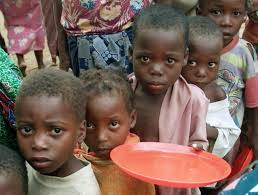
#> input picture projetos/webcam_project/imagens/img2.jpg, 258 x 195 px
$ python ex03.py
#> lines starting #> are read from the running program, lines starting #| are printed output that depends on the picture; after the words box and inside, x2 and y2 are one past the last pixel; in counts of white or black regions, pixels touching at a corner belong together
import cv2, pathlib

currentdir = pathlib.Path(__file__).parent

alg_face = cv2.CascadeClassifier((currentdir / "haarcascades" / "haarcascade_frontalface_default.xml").__str__())
alg_eye = cv2.CascadeClassifier((currentdir / "haarcascades" / "haarcascade_eye.xml").__str__())


img = cv2.imread((currentdir / "imagens" / "img2.jpg").__str__())
#> img is the input picture: shape (195, 258, 3); mean B, G, R 89.1, 98.8, 123

img_gray = cv2.cvtColor(img, cv2.COLOR_BGR2GRAY)
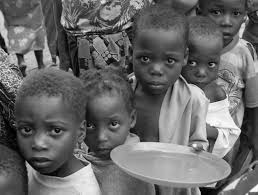
#> img_gray: shape (195, 258); min 0, max 255, mean 104.9

number_of_faces = alg_face.detectMultiScale(img_gray, 1.102, 1, minSize=(10, 10))
#> number_of_faces = [[129, 37, 58, 58], [68, 96, 70, 70], [2, 102, 76, 76]]

for x, y, width, height in number_of_faces:
    img = cv2.rectangle(img, (x, y), (x +width, y+ height), (0, 255, 0), 2) #Armazena imagem com retangulo desenhado

    local_eye = img[y:y + height, x:x + width]
    eye_gray = cv2.cvtColor(local_eye, cv2.COLOR_BGR2GRAY)

    eyes_cords = alg_eye.detectMultiScale(eye_gray)

    for xo, yo, widtho, heighto in eyes_cords:
        cv2.rectangle(local_eye, (xo, yo), (xo + widtho, yo + heighto), (0, 255, 0), 2)
#> this loop made 3 passes
#> (x, y, width, height, eyes_cords) on passes 1 to 3: (129, 37, 58, 58, [[5, 10, 22, 22]]), (68, 96, 70, 70, [[32, 17, 23, 23]]), (2, 102, 76, 76, [[14, 16, 22, 22], [40, 18, 23, 23]])
#> pass 1, `img = cv2.rectangle(img, (x, y), (x +width, y+ height), (0, 255, 0), 2)`:
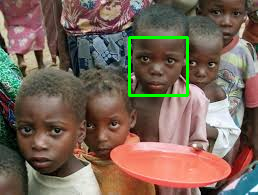
#> img: shape (195, 258, 3); 1.38% of pixels changed, all inside (x1, y1, x2, y2) = (128, 36, 189, 97)
#> pass 1, `eye_gray = cv2.cvtColor(local_eye, cv2.COLOR_BGR2GRAY)`:
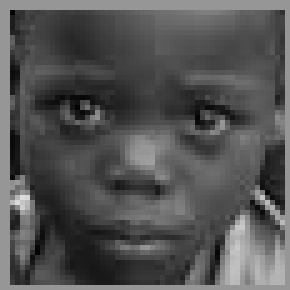
#> eye_gray: shape (58, 58) (shown 5 times larger); min 3, max 220, mean 83.5
#> pass 2, `img = cv2.rectangle(img, (x, y), (x +width, y+ height), (0, 255, 0), 2)`:
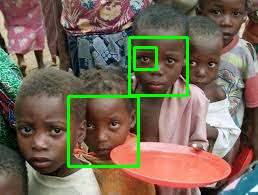
#> img: shape (195, 258, 3); 2.13% of pixels changed, all inside (x1, y1, x2, y2) = (67, 46, 158, 168)
#> after the loop:
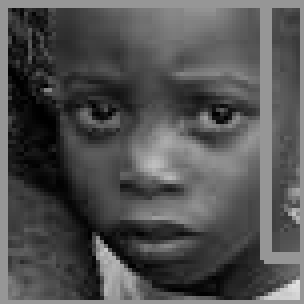
#> eye_gray: shape (76, 76) (shown 4 times larger); min 0, max 225, mean 81.9
#> after the loop:
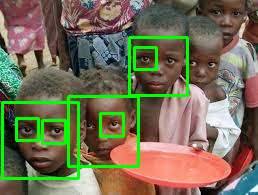
#> img: shape (195, 258, 3); 3.37% of pixels changed, all inside (x1, y1, x2, y2) = (1, 101, 125, 180)
#> after the loop:
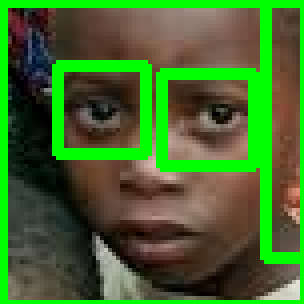
#> local_eye: shape (76, 76, 3) (shown 4 times larger); mean B, G, R 43.4, 105.7, 67.1

print(number_of_faces)
#| [[129  37  58  58]
#|  [ 68  96  70  70]
#|  [  2 102  76  76]]

cv2.imshow("q", img)
cv2.waitKey()

$ run again, with projetos/webcam_project/imagens/img1.jpg copied over projetos/webcam_project/imagens/img2.jpg
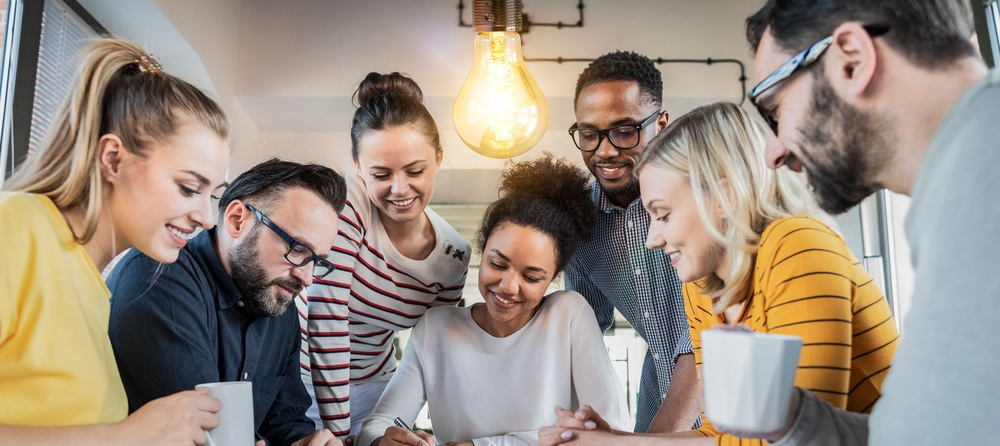
#> input picture projetos/webcam_project/imagens/img1.jpg, 1000 x 446 px, shrunk from 2236 x 998 before the run
#> img is the input picture: shape (446, 1000, 3); mean B, G, R 129, 141.1, 153.8
#> `img_gray = cv2.cvtColor(img, cv2.COLOR_BGR2GRAY)`:
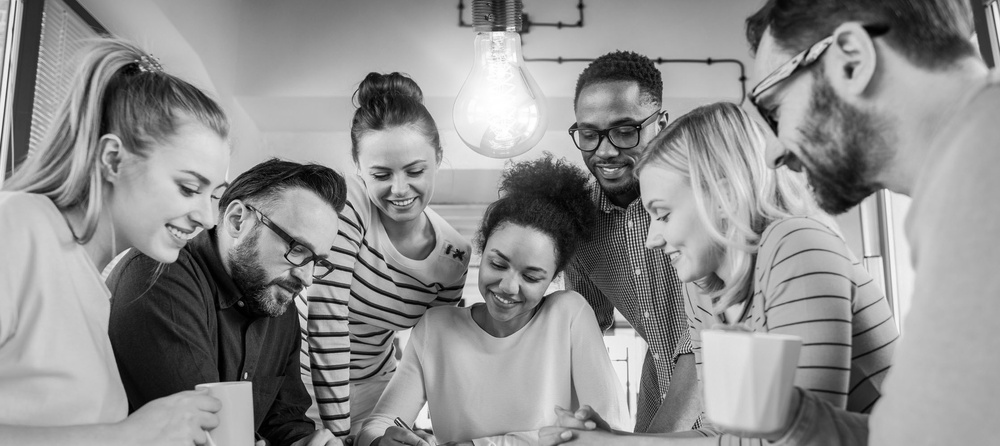
#> img_gray: shape (446, 1000); min 0, max 255, mean 143.5
#> number_of_faces = [[666, 269, 34, 34], [593, 313, 60, 60], [357, 142, 80, 80], [463, 226, 105, 105], [111, 144, 114, 114], [186, 105, 217, 217]]
#> the loop `for x, y, width, height in number_of_faces:` made 6 passes
#> after the loop `for x, y, width, height in number_of_faces:`:
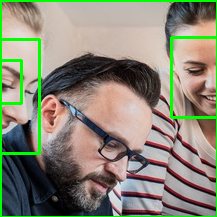
#> local_eye: shape (217, 217, 3); mean B, G, R 117.4, 134.8, 136.9
#| [[666 269  34  34]
#|  [593 313  60  60]
#|  [357 142  80  80]
#|  [463 226 105 105]
#|  [111 144 114 114]
#|  [186 105 217 217]]

$ run again, with projetos/webcam_project/imagens/img4.jpg copied over projetos/webcam_project/imagens/img2.jpg
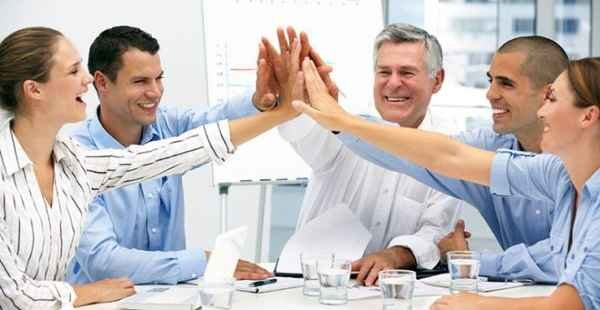
#> input picture projetos/webcam_project/imagens/img4.jpg, 600 x 310 px
#> img is the input picture: shape (310, 600, 3); mean B, G, R 186.6, 187.9, 195.7
#> `img_gray = cv2.cvtColor(img, cv2.COLOR_BGR2GRAY)`:
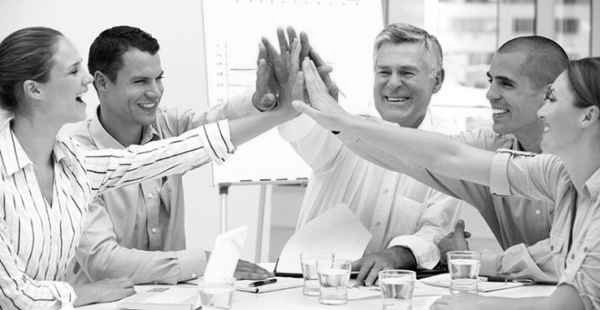
#> img_gray: shape (310, 600); min 0, max 255, mean 190.1
#> number_of_faces = [[363, 48, 63, 63], [117, 57, 63, 63], [133, 70, 152, 152]]
#> the loop `for x, y, width, height in number_of_faces:` made 3 passes
#> after the loop `for x, y, width, height in number_of_faces:`:
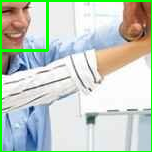
#> local_eye: shape (152, 152, 3); mean B, G, R 194.7, 206.2, 195.1
#| [[363  48  63  63]
#|  [117  57  63  63]
#|  [133  70 152 152]]

$ run again, with projetos/webcam_project/imagens/img5.jpg copied over projetos/webcam_project/imagens/img2.jpg
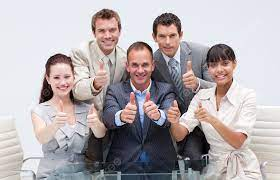
#> input picture projetos/webcam_project/imagens/img5.jpg, 280 x 180 px
#> img is the input picture: shape (180, 280, 3); mean B, G, R 175.9, 172.9, 180.7
#> number_of_faces = [[91, 19, 32, 32], [152, 25, 30, 30], [125, 54, 29, 29], [215, 54, 26, 26], [46, 65, 31, 31], [188, 89, 30, 30], [32, 38, 61, 61]]
#> the loop `for x, y, width, height in number_of_faces:` made 7 passes
#> after the loop `for x, y, width, height in number_of_faces:`:
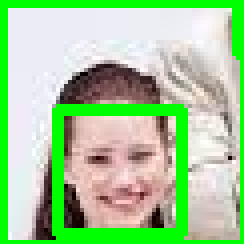
#> local_eye: shape (61, 61, 3) (shown 4 times larger); mean B, G, R 152.2, 204.1, 164.1
#| [[ 91  19  32  32]
#|  [152  25  30  30]
#|  [125  54  29  29]
#|  [215  54  26  26]
#|  [ 46  65  31  31]
#|  [188  89  30  30]
#> (further printed lines are left out)
